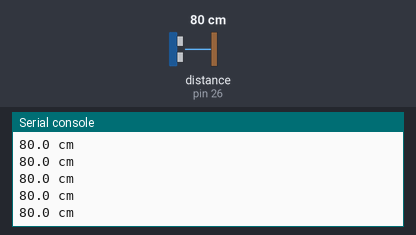
The program below on a simulated MicroPython board. On the bench: the last lines printed to the serial console. The inputs (shaded band) are chosen by the test bench; at power-on: distance to the obstacle (sensor on pin 26) 80 cm. The echo pulse lasts 58.3 µs per cm.

Above: at 1.2 s.
1.3 s: distance to the obstacle (sensor on pin 26) set to 2 cm
At 1.59 s:
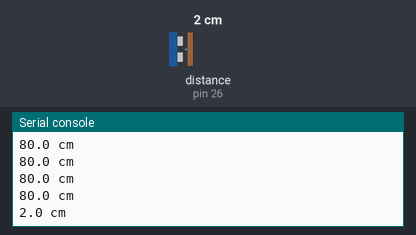
2.8 s: distance to the obstacle (sensor on pin 26) set to 4 cm
At 2.8 s:
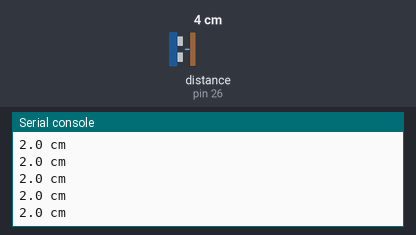
Timing chart, 0 to 5.8 s (numbered marks = the images above; inputs shaded):
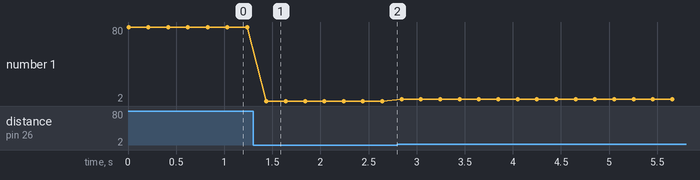

Measured:
- after the input at 1.3 s, the serial console: prints a new line after 0.14 s (image 1)
- plotted number 1: 80 → 2 after the input at 1.3 s, 2 → 4 after the input at 2.8 s

The program:

ultrasonic.py
```python
from machine import Pin, time_pulse_us
from time import sleep, sleep_us

TRIG = Pin(27, Pin.OUT)
ECHO = Pin(26, Pin.IN)

def distance_cm():
    TRIG.off(); sleep_us(2)
    TRIG.on();  sleep_us(10)
    TRIG.off()
    t = time_pulse_us(ECHO, 1, 30000)  # timeout 30ms
    if t < 0:
        return None
    return (t * 0.0343) / 2.0

while True:
    d = distance_cm()
    print("No echo" if d is None else f"{d:.1f} cm")
    sleep(0.2)
```
